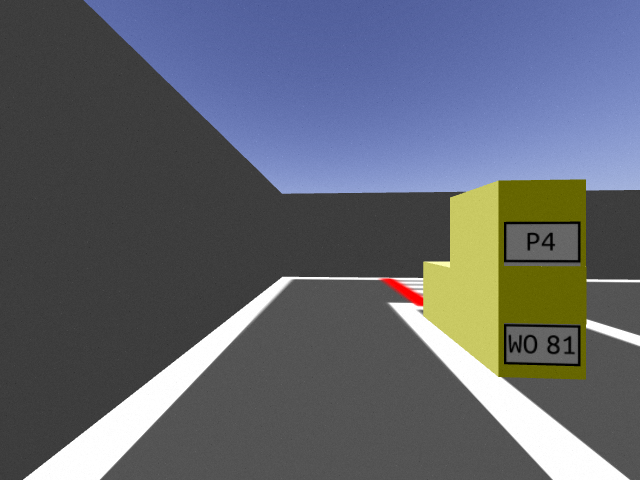
#> input picture scripts/plate_images/g.png, 640 x 480 px, found by its file name
$ python box_detect.py
#> lines starting #> are read from the running program, lines starting #| are printed output that depends on the picture; after the words box and inside, x2 and y2 are one past the last pixel; in counts of white or black regions, pixels touching at a corner belong together
#! /usr/bin/env python

import cv2 as cv
import numpy as np

plate_img_directory = "/home/fizzer/enph353_ws/src/competition/scripts/plate_images/g.png"

img = cv.imread(plate_img_directory, 0) #Read as grayscale
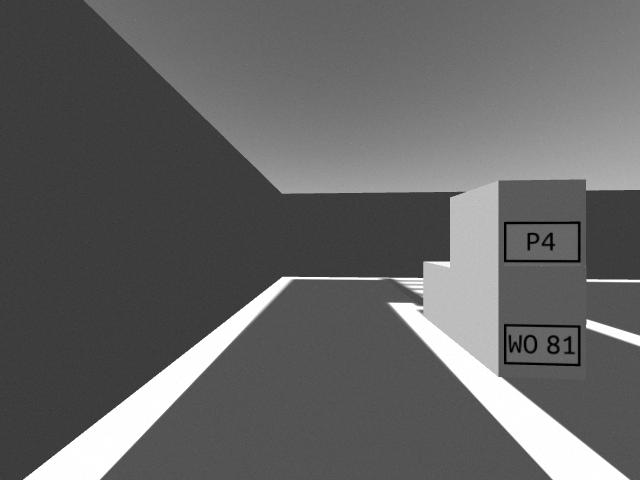
#> img: shape (480, 640); min 0, max 255, mean 100.7

# Thresholding the image
(thresh, img_bin) = cv.threshold(img, 128, 255,cv.THRESH_BINARY|cv.THRESH_OTSU)
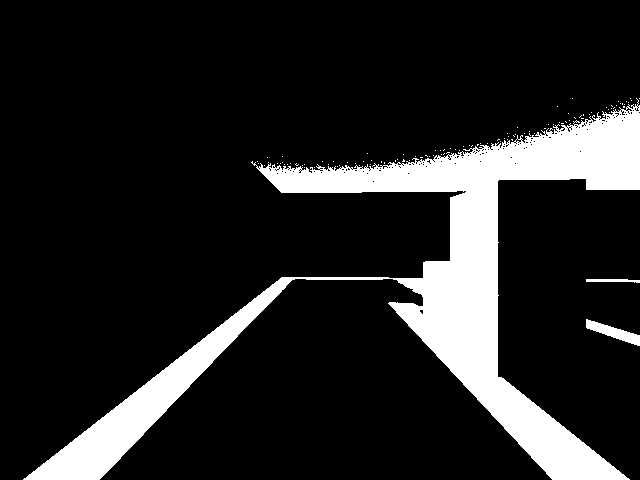
#> img_bin: shape (480, 640); 14.3% white; 106 white regions (103 under 20 px), largest, box (x1, y1, x2, y2) and area: (23, 98, 640, 480) 43224, (586, 319, 640, 346) 551, (586, 279, 640, 283) 155
#> thresh = 143

cv.imshow("black and white", img_bin)

$ run again, with scripts/plate_images/a.png copied over scripts/plate_images/g.png
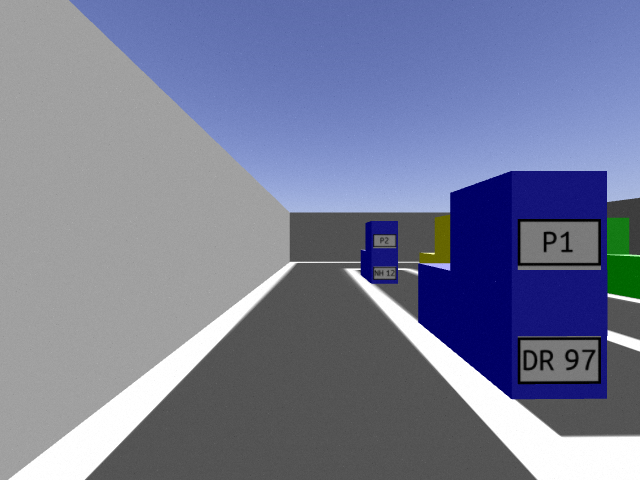
#> input picture scripts/plate_images/a.png, 640 x 480 px, found by its file name
#> `img = cv.imread(plate_img_directory, 0)`:
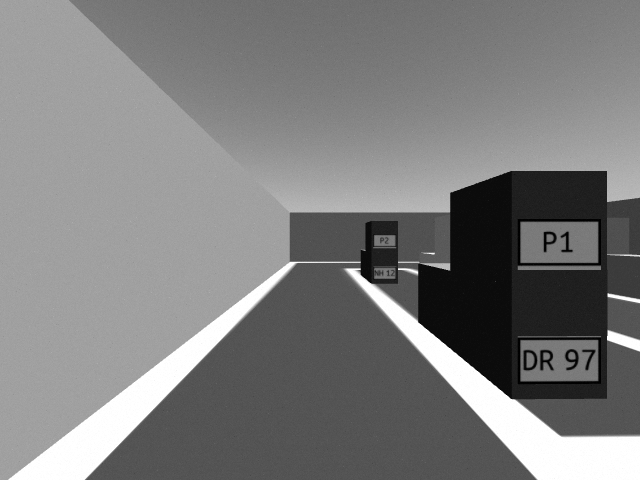
#> img: shape (480, 640); min 0, max 255, mean 126.1
#> `(thresh, img_bin) = cv.threshold(img, 128, 255,cv.THRESH_BINARY|cv.THR..`:
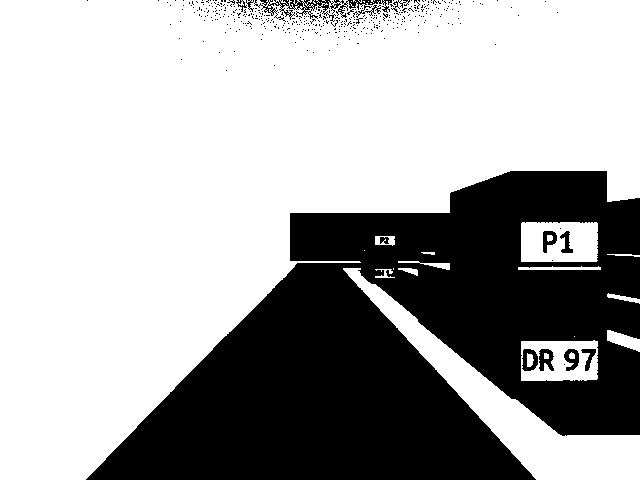
#> img_bin: shape (480, 640); 65.9% white; 392 black regions (380 under 20 px), largest, box (x1, y1, x2, y2) and area: (86, 171, 640, 480) 101736, (254, 0, 392, 22) 999, (539, 349, 554, 371) 219
#> thresh = 111

$ run again, with scripts/plate_images/b.png copied over scripts/plate_images/g.png
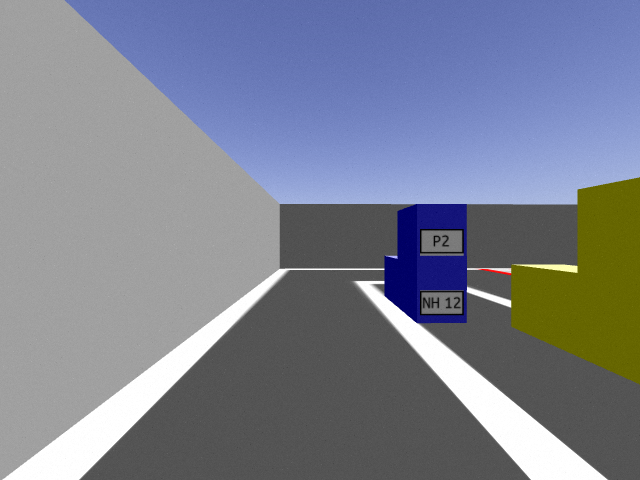
#> input picture scripts/plate_images/b.png, 640 x 480 px, found by its file name
#> `img = cv.imread(plate_img_directory, 0)`:
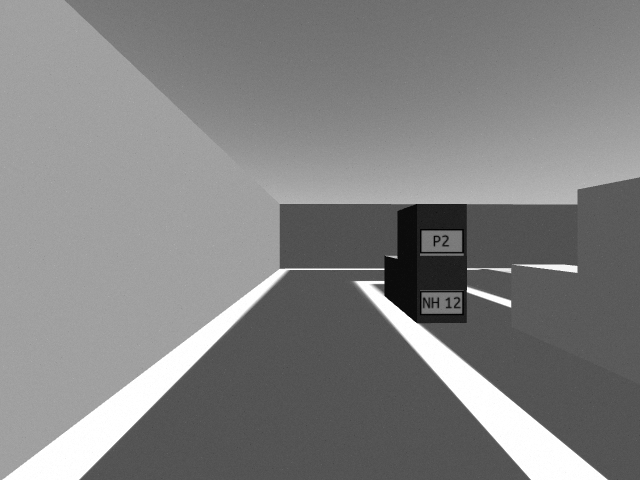
#> img: shape (480, 640); min 0, max 255, mean 129.9
#> `(thresh, img_bin) = cv.threshold(img, 128, 255,cv.THRESH_BINARY|cv.THR..`:
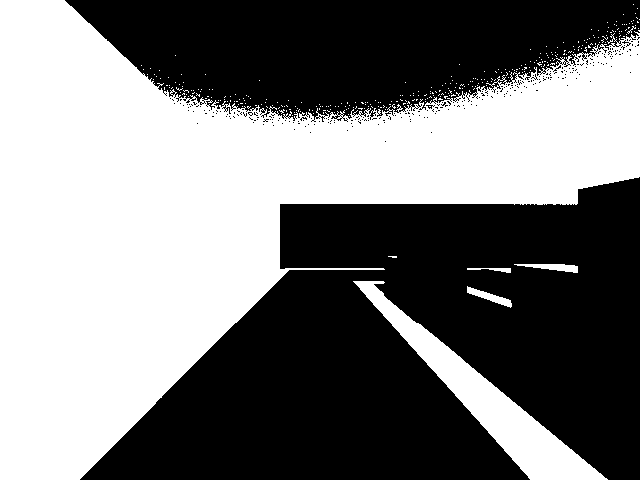
#> img_bin: shape (480, 640); 48.2% white; 331 white regions (326 under 20 px), largest, box (x1, y1, x2, y2) and area: (0, 0, 640, 480) 137465, (353, 281, 608, 480) 9238, (467, 286, 512, 308) 317, (514, 264, 578, 273) 312, (467, 268, 511, 273) 112
#> thresh = 131

$ run again, with scripts/plate_images/c.png copied over scripts/plate_images/g.png
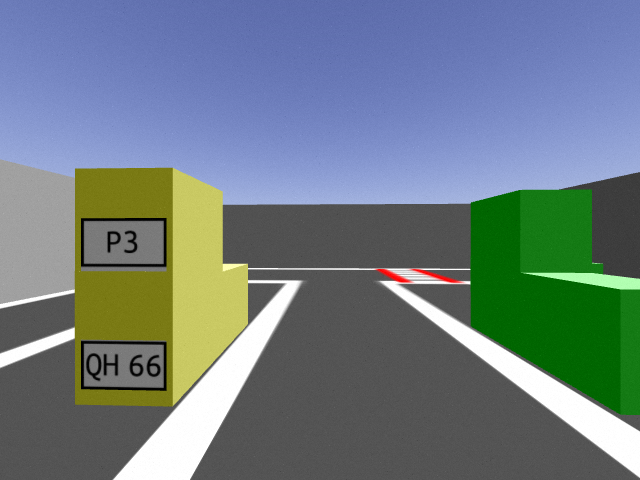
#> input picture scripts/plate_images/c.png, 640 x 480 px, found by its file name
#> `img = cv.imread(plate_img_directory, 0)`:
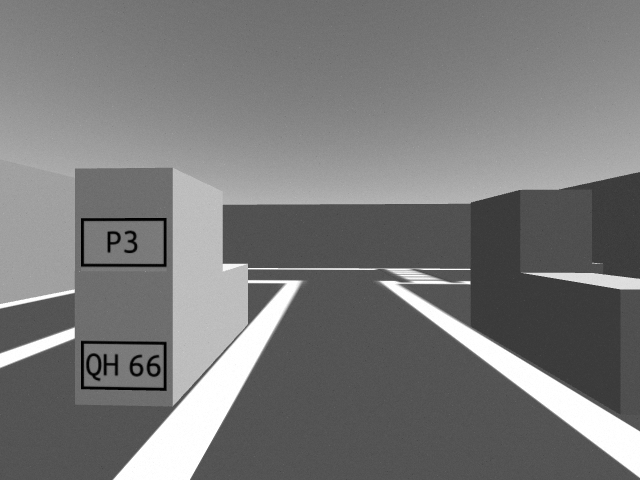
#> img: shape (480, 640); min 0, max 255, mean 121.3
#> `(thresh, img_bin) = cv.threshold(img, 128, 255,cv.THRESH_BINARY|cv.THR..`:
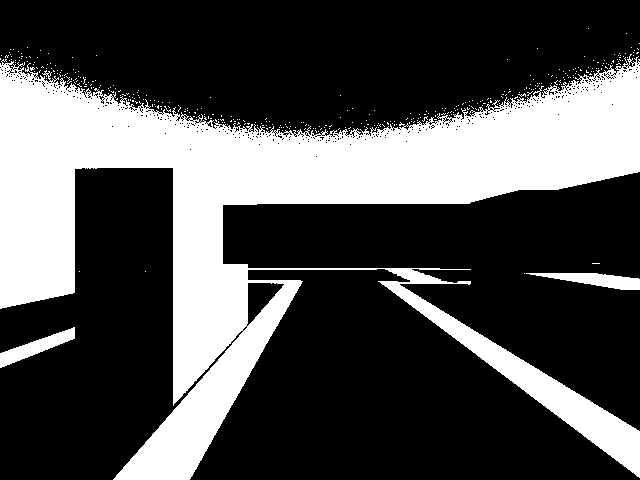
#> img_bin: shape (480, 640); 30.5% white; 373 white regions (370 under 20 px), largest, box (x1, y1, x2, y2) and area: (0, 54, 640, 480) 91136, (526, 273, 640, 290) 1021, (0, 327, 75, 368) 1011
#> thresh = 137
